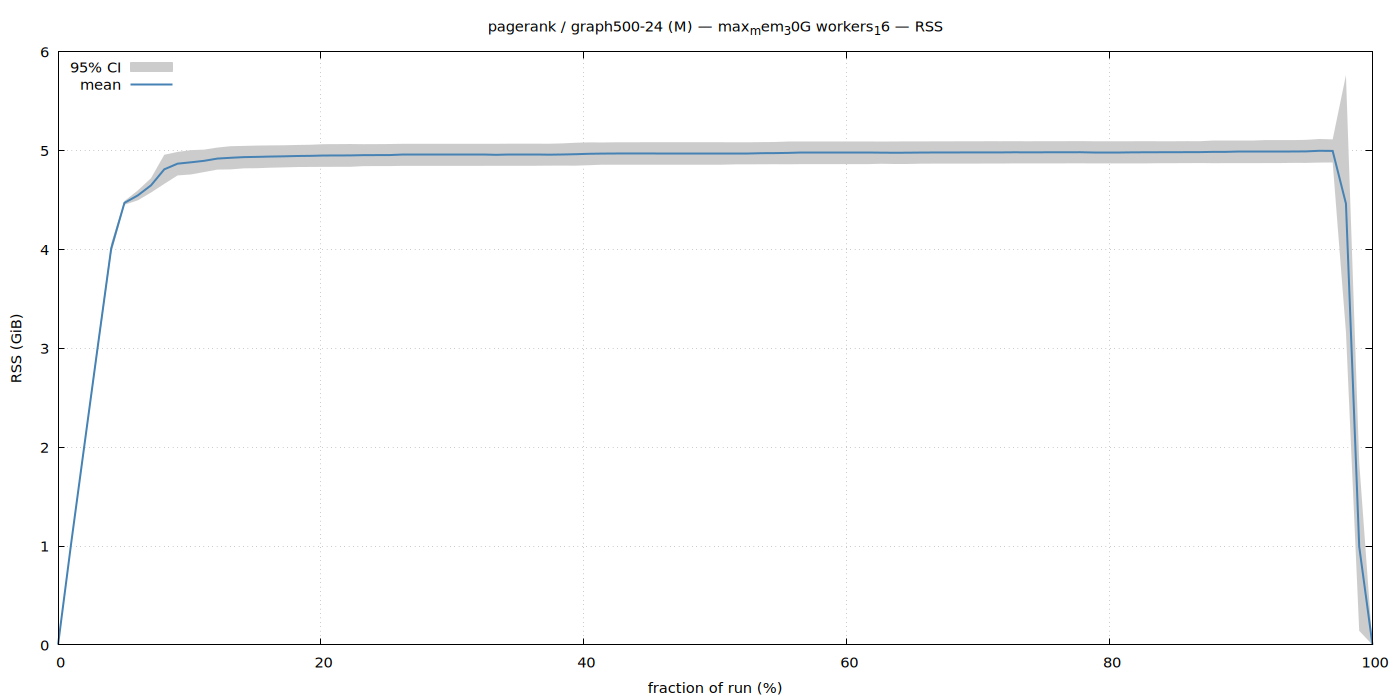

Write the gnuplot code that produced this figure.
set terminal pngcairo size 1400,700 enhanced font 'Sans,11'
set output '/home/ubuntu/nvm/gfrs/pagerank/M/graph500-24/max_mem_30G_workers_16/rss.png'
set title "pagerank / graph500-24 (M) — max_mem_30G workers_16 — RSS"
set xlabel 'fraction of run (%)'
set ylabel 'RSS (GiB)'
set grid
set key top left
set yrange [0:*]
plot '/home/ubuntu/nvm/gfrs/pagerank/M/graph500-24/max_mem_30G_workers_16/rss.dat' using 1:3:4 with filledcurves lc rgb '#cccccc' title '95% CI', \
     '' using 1:2 with lines lw 2 lc rgb '#4682b4' title 'mean'
